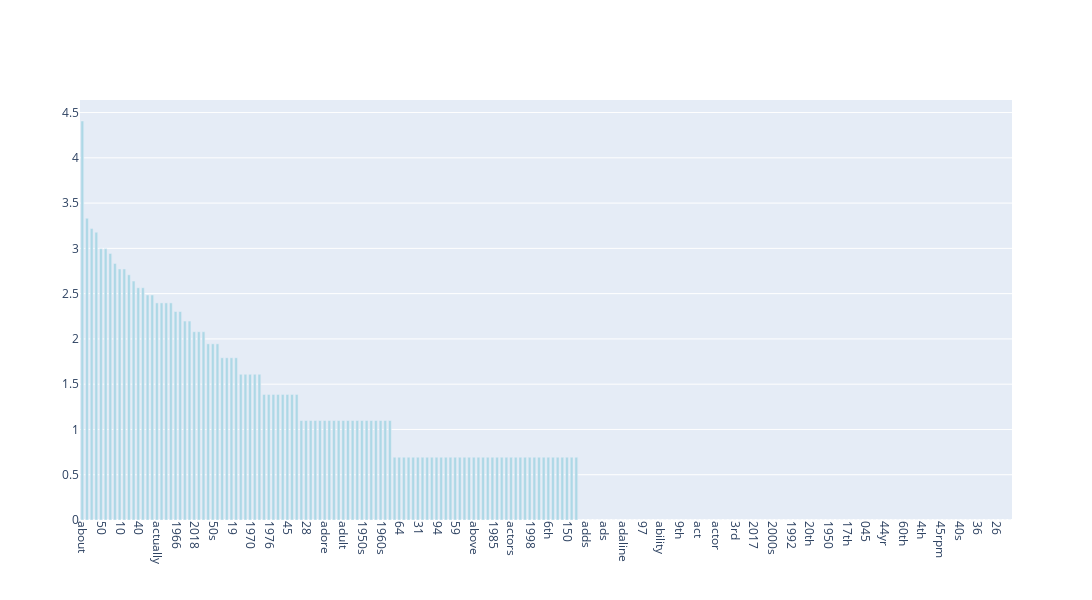

Write notebook code for a chart like this one.
### Code cell
df = pd.DataFrame({
    'words': count_vect.get_feature_names_out()[:200],
    'frequencies': term_frequencies_log[:200]
})

df = df.sort_values('frequencies', ascending=False)

fig = go.Figure(data=[go.Bar(
    x=df['words'],
    y=df['frequencies'],
    hoverinfo='x+y',
    marker_color='lightblue'
)])

fig.update_layout(
    xaxis_tickangle=90,
    height=600,
    width=1200,
    bargap=0.4
)

fig.show()

### Figure 1 — Plotly figure (JSON) as saved in the notebook; plotly's stock layout.template omitted (floating-point values rounded to 4 significant figures; data arrays with more than 128 entries replaced by an {"elided": "..."} marker saying what was removed)
{"data": [{"hoverinfo": "x+y", "marker": {"color": "lightblue"}, "type": "bar", "x": {"elided": "200 str values"}, "y": {"elided": "200 float values"}}], "layout": {"bargap": 0.4, "height": 600, "width": 1200, "xaxis": {"autorange": true, "range": [-0.5, 199.5], "tickangle": 90, "type": "category"}, "yaxis": {"autorange": true, "range": [0, 4.639], "type": "linear"}}}
